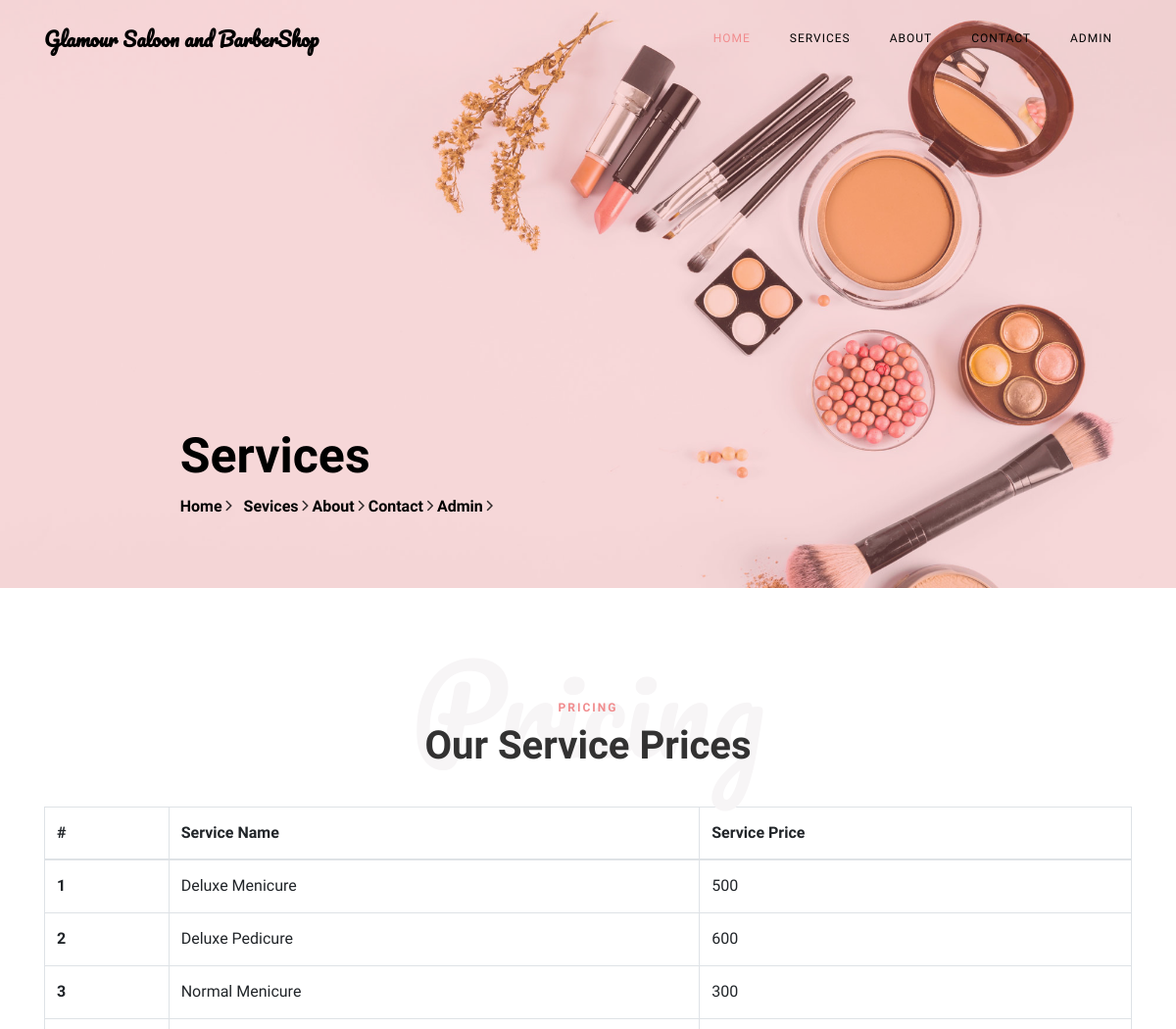
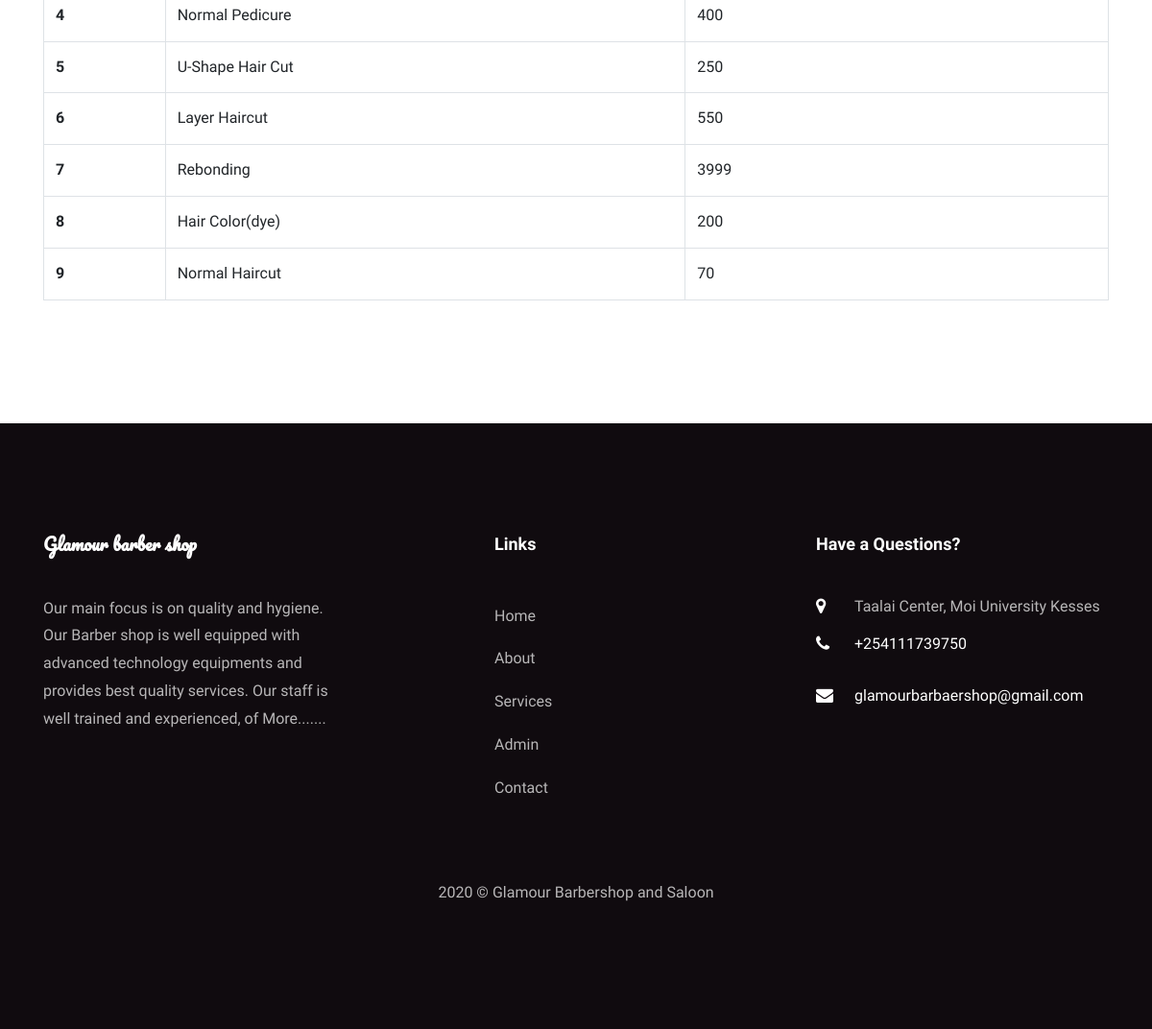
/services.php, run on the app's committed database (2 pictures, top to bottom).
### tables this page shows
CREATE TABLE `tblservices` (
  `ID` int(10) NOT NULL,
  `ServiceName` varchar(200) DEFAULT NULL,
  `Cost` int(10) DEFAULT NULL,
  `CreationDate` timestamp NULL DEFAULT CURRENT_TIMESTAMP
);

CREATE TABLE `tblpage` (
  `ID` int(10) NOT NULL,
  `PageType` varchar(200) DEFAULT NULL,
  `PageTitle` mediumtext,
  `PageDescription` mediumtext,
  `Email` varchar(200) DEFAULT NULL,
  `MobileNumber` bigint(10) DEFAULT NULL,
  `UpdationDate` date DEFAULT NULL,
  `Timing` varchar(200) NOT NULL
);

### services.php (the view, shortened to what this page needs)
<?php
include('includes/dbconnection.php');
  ?>
<!DOCTYPE html>
<html lang="en">
  <head>
    <link rel="stylesheet" href="css/open-iconic-bootstrap.min.css">
    <link rel="stylesheet" href="css/animate.css">
    <link rel="stylesheet" href="css/owl.carousel.min.css">
    <link rel="stylesheet" href="css/owl.theme.default.min.css">
    <link rel="stylesheet" href="css/magnific-popup.css">
    <link rel="stylesheet" href="css/aos.css">
    <link rel="stylesheet" href="css/ionicons.min.css">
    <link rel="stylesheet" href="css/bootstrap-datepicker.css">
    <link rel="stylesheet" href="css/jquery.timepicker.css">
    <link rel="stylesheet" href="css/flaticon.css">
    <link rel="stylesheet" href="css/icomoon.css">
    <link rel="stylesheet" href="css/style.css">
  </head>
  <body>
	  <?php include_once('includes/header.php');?>
    <section class="hero-wrap hero-wrap-2" style="background-image: url('images/bg-2.jpg');" data-stellar-background-ratio="0.5">
      <div class="overlay"></div>
      <div class="container">
        <div class="row no-gutters slider-text js-fullheight align-items-end justify-content-center">
          <div class="col-md-9 ftco-animate pb-5">
            <h2 class="mb-0 bread">Services</h2>
            <p class="breadcrumbs"><span class="mr-2"><a href="index.php">Home <i class="ion-ios-arrow-forward"></i></a></span> <span><a href="#">Sevices</a> <i class="ion-ios-arrow-forward"></i></span>
            <span><a href="about.php">About</a> <i class="ion-ios-arrow-forward"></i></span>
            <span><a href="contact.php">Contact</a> <i class="ion-ios-arrow-forward"></i></span>
            <span><a href="admin/index.php">Admin</a> <i class="ion-ios-arrow-forward"></i></span>
</p>
          </div>
        </div>
      </div>
    </section>
    <section class="ftco-section ftco-pricing">
			<div class="container">
				<div class="row justify-content-center pb-3">
          <div class="col-md-10 heading-section text-center ftco-animate">
          	<h1 class="big">Pricing</h1>
          	<span class="subheading">Pricing</span>
            <h2 class="mb-4">Our Service Prices</h2>
          </div>
        </div>
            <table class="table table-bordered"> <thead> <tr> <th>#</th> <th>Service Name</th> <th>Service Price</th> </tr> </thead> <tbody>
<?php
$ret=mysqli_query($con,"select *from  tblservices");
$cnt=1;
while ($row=mysqli_fetch_array($ret)) {
?>
             <tr> <th scope="row"><?php echo $cnt;?></th> <td><?php  echo $row['ServiceName'];?></td> <td><?php  echo $row['Cost'];?></td> </tr>   <?php
$cnt=$cnt+1;
}?></tbody> </table>
			</div>
		</section>
    <?php include_once('includes/footer.php');?>
  </body>
</html>

### includes/header.php
<nav class="navbar navbar-expand-lg navbar-dark ftco_navbar bg-dark ftco-navbar-light" id="ftco-navbar">
      <div class="container">
        <a class="navbar-brand" href="index.php">Glamour Saloon and BarberShop</a>
        <div class="collapse navbar-collapse" id="ftco-nav">
          <ul class="navbar-nav ml-auto">
            <li class="nav-item active"><a href="index.php" class="nav-link">Home</a></li>
            <li class="nav-item"><a href="services.php" class="nav-link">Services</a></li>
            <li class="nav-item"><a href="about.php" class="nav-link">About</a></li>
            <li class="nav-item"><a href="contact.php" class="nav-link">Contact</a></li>
            <li class="nav-item"><a href="admin/index.php" class="nav-link">Admin</a></li>
          </ul>
        </div>
      </div>
    </nav>

### includes/footer.php (shortened to what this page needs)
 <?php
include('includes/dbconnection.php');
?>
 <footer class="ftco-footer ftco-section">
      <div class="container">
        <div class="row mb-5">
          <div class="col-md">
            <div class="ftco-footer-widget mb-4">
              <h2 class="ftco-heading-2 logo">Glamour barber shop</h2>
              <?php
$ret=mysqli_query($con,"select * from tblpage where PageType='aboutus' ");
while ($row=mysqli_fetch_array($ret)) {
?>
              <p><?php  echo substr($row['PageDescription'],0,200);?> <a href="about.php">More.......</a></p><?php } ?>
            </div>
          </div>
          <div class="col-md" style="padding-left: 150px">
             <div class="ftco-footer-widget mb-4">
              <h2 class="ftco-heading-2">Links</h2>
              <ul class="list-unstyled">
                <li><a href="index.php" class="py-2 d-block">Home</a></li>
                <li><a href="about.php" class="py-2 d-block">About</a></li>
                <li><a href="services.php" class="py-2 d-block">Services</a></li>
                <li><a href="admin/index.php" class="py-2 d-block">Admin</a></li>
                <li><a href="contact.php" class="py-2 d-block">Contact</a></li>
              </ul>
            </div>
          </div>
          <div class="col-md">
            <div class="ftco-footer-widget mb-4">
            	<h2 class="ftco-heading-2">Have a Questions?</h2>
            	<div class="block-23 mb-3">
                <?php
$ret=mysqli_query($con,"select * from tblpage where PageType='contactus' ");
while ($row=mysqli_fetch_array($ret)) {
?>
	              <ul>
	                <li><span class="icon icon-map-marker"></span><span class="text"><?php  echo $row['PageDescription'];?></span></li>
	                <li><a href="#"><span class="icon icon-phone"></span><span class="text">+<?php  echo $row['MobileNumber'];?></span></a></li>
	                <li><a href="#"><span class="icon icon-envelope"></span><span class="text"><?php  echo $row['Email'];?></span></a></li>
	              </ul>
	            </div>
               <?php } ?>
            </div>
          </div>
        </div>
        <div class="row">
          <div class="col-md-12 text-center">
            <p>
  2020 &copy; Glamour Barbershop and Saloon  </p>
          </div>
        </div>
      </div>
    </footer>

### css/icomoon.css (style rules this page uses)
[class^="icon-"], [class*=" icon-"] { font-family: 'icomoon' !important; speak: none; font-style: normal; font-weight: normal; font-variant: normal; text-transform: none; line-height: 1; -webkit-font-smoothing: antialiased; -moz-osx-font-smoothing: grayscale; }
.icon-map-marker:before { content: "\f041"; }
.icon-phone:before { content: "\f095"; }
.icon-envelope:before { content: "\f0e0"; }

### data on the page
tblservices: ServiceName "Deluxe Menicure", Cost "500"
tblservices: ServiceName "Deluxe Pedicure", Cost "600"
tblservices: ServiceName "Normal Menicure", Cost "300"
tblservices: ServiceName "Normal Pedicure", Cost "400"
tblservices: ServiceName "U-Shape Hair Cut", Cost "250"
tblservices: ServiceName "Layer Haircut", Cost "550"
tblservices: ServiceName "Rebonding", Cost "3999"
tblservices: ServiceName "Hair Color(dye)", Cost "200"
tblservices: ServiceName "Normal Haircut", Cost "70"
tblpage: PageDescription "Our main focus is on quality and hygiene. Our Barber shop is well equipped with advanced technology equipments and provides best quality services. Our staff is well trained and experienced, of"
tblpage: PageDescription "Taalai Center, Moi University Kesses", MobileNumber "254111739750", Email "glamourbarbaershop@gmail.com"
